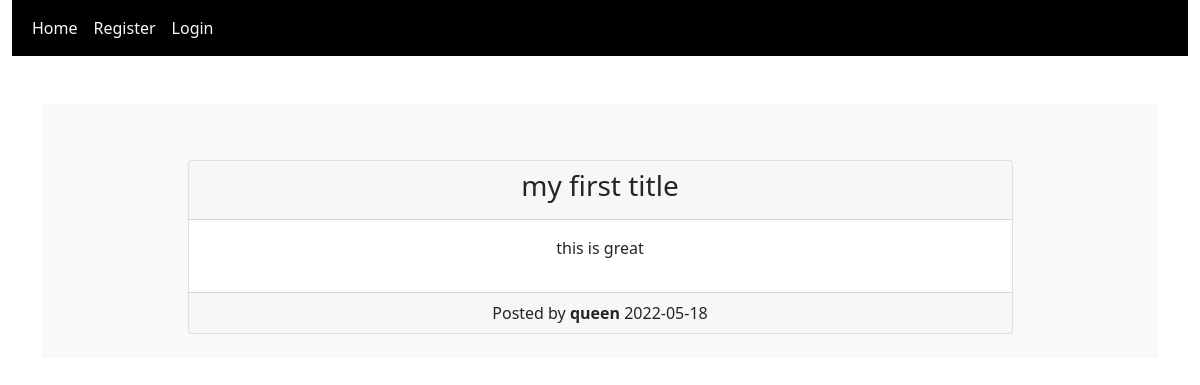
/post/1, run on an earlier commit of the app's database.
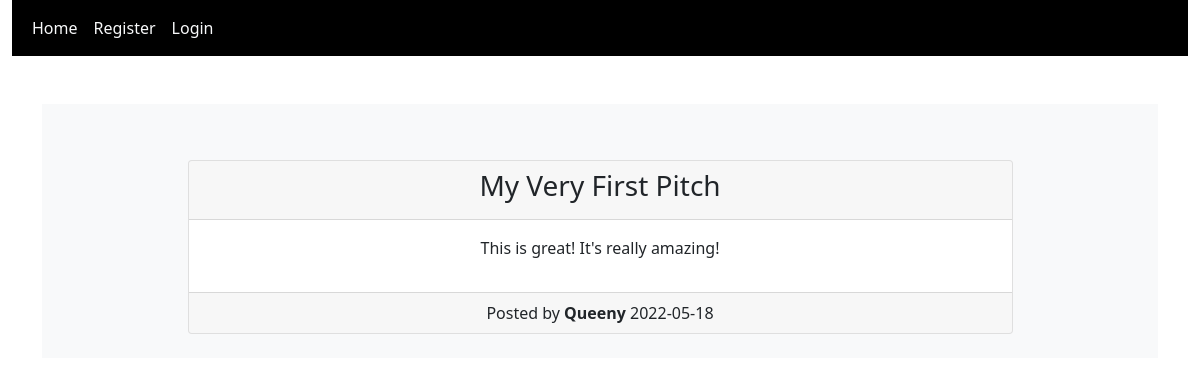
And on a later commit of the database.
### mypitches/models.py (models this page shows, shortened)
class Post(db.Model):
    __tablename__ = 'post'
    id = db.Column(db.Integer,primary_key = True)
    title = db.Column(db.String(100))
    date_posted = db.Column(db.DateTime, default = datetime.utcnow)
    content = db.Column(db.Text)
    user_id = db.Column(db.Integer,db.ForeignKey('user.id'))

class User(db.Model, UserMixin):
    __tablename__ = 'user'
    id = db.Column(db.Integer,primary_key = True)
    username = db.Column(db.String(20),unique = True)
    email = db.Column(db.String(100),unique = True)
    profile_pic_path = db.Column(db.String(20),default='default.jpg')
    password = db.Column(db.String(50))
    posts = db.relationship('Post',backref = 'author',lazy = True)

### mypitches/routes.py (the view)
@app.route("/post/<int:post_id>")
def post(post_id):
    post = Post.query.get_or_404(post_id)
    return render_template('my_post.html', title = post.title, post = post)

### mypitches/templates/my_post.html (shortened to what this page needs)
{% extends "base.html" %}
{% block content %}
    <div class="content-section bg-light p-2 mt-5">
        <div class="card mt-5 mb-3 w-75 m-auto d-flex justify-content-center">
            <div class="card-header">
                <h3>{{ post.title }}</h3>
            </div>
            <div class="card-body">
                <p>{{ post.content }}</p>
            </div>
            <div class="card-footer">
                <span>Posted by <strong>{{ post.author.username }}</strong> </span> <span>{{ post.date_posted.strftime('%Y-%m-%d') }}</span>
            </div>
        </div>
    </div>
{% endblock%}

What changed in the data, as far as the page shows it:
changed Post: title "my first title" → "My Very First Pitch"; content "this is great" → "This is great! It's really amazing!"
changed User: author.username "queen" → "Queeny"
